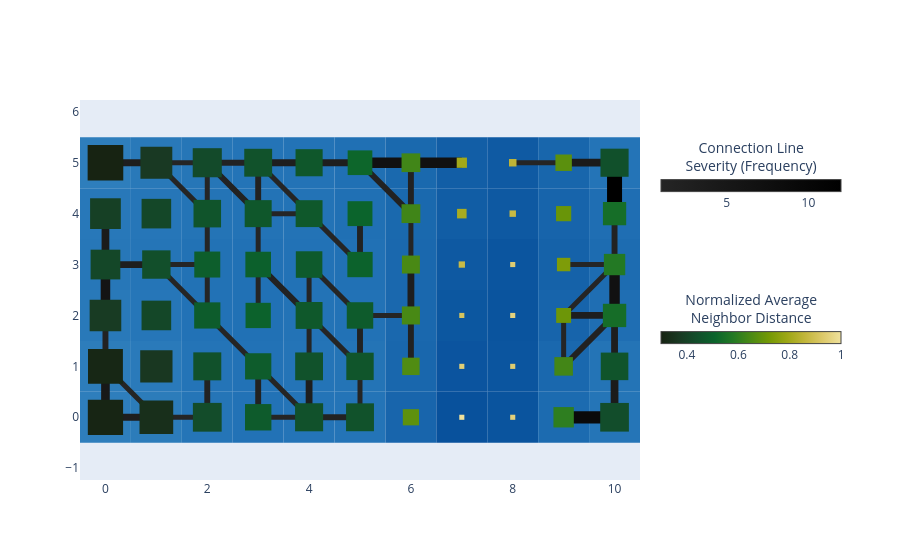

Here is the notebook cell this chart was saved with:
### Code cell
basin.pond() \
    .rhizome_layer() \
    .pad_layer() \
    .visualize();

### Figure 1 — Plotly figure (JSON) as saved in the notebook; plotly's stock layout.template omitted (floating-point values rounded to 4 significant figures)
{"data": [{"hoverinfo": "none", "marker": {"cmax": 12, "cmin": 1, "color": [1], "colorbar": {"len": 200, "lenmode": "pixels", "orientation": "h", "thickness": 12, "title": {"side": "top", "text": "Connection Line<br>Severity (Frequency)"}, "x": 1.02, "xanchor": "left", "y": 0.8, "yanchor": "middle"}, "colorscale": [[0, "rgb(37,37,37)"], [1, "rgb(0,0,0)"]], "showscale": true}, "mode": "markers", "showlegend": false, "type": "scatter", "x": [null], "y": [null]}, {"hoverinfo": "none", "marker": {"cmax": 1, "cmin": 0.3, "color": [0.3], "colorbar": {"len": 200, "lenmode": "pixels", "orientation": "h", "thickness": 12, "title": {"side": "top", "text": "Normalized Average<br>Neighbor Distance"}, "x": 1.02, "xanchor": "left", "y": 0.4, "yanchor": "middle"}, "colorscale": [[0, "rgb(23, 35, 18)"], [0.1, "rgb(25, 56, 34)"], [0.2, "rgb(18, 78, 43)"], [0.3, "rgb(11, 100, 44)"], [0.4, "rgb(35, 121, 36)"], [0.5, "rgb(75, 138, 20)"], [0.6, "rgb(116, 153, 5)"], [0.7, "rgb(157, 167, 21)"], [0.8, "rgb(194, 182, 59)"], [0.9, "rgb(221, 201, 106)"], [1, "rgb(239, 225, 156)"]], "showscale": true}, "mode": "markers", "showlegend": false, "type": "scatter", "x": [null], "y": [null]}], "layout": {"autosize": true, "legend": {"x": 1.02, "xanchor": "left", "y": 0, "yanchor": "bottom"}, "margin": {"r": 260}, "shapes": [{"fillcolor": "rgb(46, 126, 188)", "layer": "between", "line": {"width": 0}, "type": "rect", "x0": -0.5, "x1": 0.5, "xref": "x", "y0": -0.5, "y1": 0.5, "yref": "y"}, {"fillcolor": "rgb(44, 124, 186)", "layer": "between", "line": {"width": 0}, "type": "rect", "x0": 0.5, "x1": 1.5, "xref": "x", "y0": -0.5, "y1": 0.5, "yref": "y"}, {"fillcolor": "rgb(37, 117, 183)", "layer": "between", "line": {"width": 0}, "type": "rect", "x0": 1.5, "x1": 2.5, "xref": "x", "y0": -0.5, "y1": 0.5, "yref": "y"}, {"fillcolor": "rgb(34, 114, 182)", "layer": "between", "line": {"width": 0}, "type": "rect", "x0": 2.5, "x1": 3.5, "xref": "x", "y0": -0.5, "y1": 0.5, "yref": "y"}, {"fillcolor": "rgb(36, 116, 183)", "layer": "between", "line": {"width": 0}, "type": "rect", "x0": 3.5, "x1": 4.5, "xref": "x", "y0": -0.5, "y1": 0.5, "yref": "y"}, {"fillcolor": "rgb(36, 116, 183)", "layer": "between", "line": {"width": 0}, "type": "rect", "x0": 4.5, "x1": 5.5, "xref": "x", "y0": -0.5, "y1": 0.5, "yref": "y"}, {"fillcolor": "rgb(24, 101, 172)", "layer": "between", "line": {"width": 0}, "type": "rect", "x0": 5.5, "x1": 6.5, "xref": "x", "y0": -0.5, "y1": 0.5, "yref": "y"}, {"fillcolor": "rgb(8, 81, 156)", "layer": "between", "line": {"width": 0}, "type": "rect", "x0": 6.5, "x1": 7.5, "xref": "x", "y0": -0.5, "y1": 0.5, "yref": "y"}, {"fillcolor": "rgb(10, 84, 158)", "layer": "between", "line": {"width": 0}, "type": "rect", "x0": 7.5, "x1": 8.5, "xref": "x", "y0": -0.5, "y1": 0.5, "yref": "y"}, {"fillcolor": "rgb(28, 107, 176)", "layer": "between", "line": {"width": 0}, "type": "rect", "x0": 8.5, "x1": 9.5, "xref": "x", "y0": -0.5, "y1": 0.5, "yref": "y"}, {"fillcolor": "rgb(37, 117, 183)", "layer": "between", "line": {"width": 0}, "type": "rect", "x0": 9.5, "x1": 10.5, "xref": "x", "y0": -0.5, "y1": 0.5, "yref": "y"}, {"fillcolor": "rgb(45, 125, 187)", "layer": "between", "line": {"width": 0}, "type": "rect", "x0": -0.5, "x1": 0.5, "xref": "x", "y0": 0.5, "y1": 1.5, "yref": "y"}, {"fillcolor": "rgb(42, 122, 186)", "layer": "between", "line": {"width": 0}, "type": "rect", "x0": 0.5, "x1": 1.5, "xref": "x", "y0": 0.5, "y1": 1.5, "yref": "y"}, {"fillcolor": "rgb(36, 116, 183)", "layer": "between", "line": {"width": 0}, "type": "rect", "x0": 1.5, "x1": 2.5, "xref": "x", "y0": 0.5, "y1": 1.5, "yref": "y"}, {"fillcolor": "rgb(34, 114, 182)", "layer": "between", "line": {"width": 0}, "type": "rect", "x0": 2.5, "x1": 3.5, "xref": "x", "y0": 0.5, "y1": 1.5, "yref": "y"}, {"fillcolor": "rgb(36, 116, 183)", "layer": "between", "line": {"width": 0}, "type": "rect", "x0": 3.5, "x1": 4.5, "xref": "x", "y0": 0.5, "y1": 1.5, "yref": "y"}, {"fillcolor": "rgb(36, 116, 182)", "layer": "between", "line": {"width": 0}, "type": "rect", "x0": 4.5, "x1": 5.5, "xref": "x", "y0": 0.5, "y1": 1.5, "yref": "y"}, {"fillcolor": "rgb(25, 103, 173)", "layer": "between", "line": {"width": 0}, "type": "rect", "x0": 5.5, "x1": 6.5, "xref": "x", "y0": 0.5, "y1": 1.5, "yref": "y"}, {"fillcolor": "rgb(11, 84, 159)", "layer": "between", "line": {"width": 0}, "type": "rect", "x0": 6.5, "x1": 7.5, "xref": "x", "y0": 0.5, "y1": 1.5, "yref": "y"}, {"fillcolor": "rgb(11, 85, 159)", "layer": "between", "line": {"width": 0}, "type": "rect", "x0": 7.5, "x1": 8.5, "xref": "x", "y0": 0.5, "y1": 1.5, "yref": "y"}, {"fillcolor": "rgb(26, 104, 174)", "layer": "between", "line": {"width": 0}, "type": "rect", "x0": 8.5, "x1": 9.5, "xref": "x", "y0": 0.5, "y1": 1.5, "yref": "y"}, {"fillcolor": "rgb(36, 116, 182)", "layer": "between", "line": {"width": 0}, "type": "rect", "x0": 9.5, "x1": 10.5, "xref": "x", "y0": 0.5, "y1": 1.5, "yref": "y"}, {"fillcolor": "rgb(41, 121, 185)", "layer": "between", "line": {"width": 0}, "type": "rect", "x0": -0.5, "x1": 0.5, "xref": "x", "y0": 1.5, "y1": 2.5, "yref": "y"}, {"fillcolor": "rgb(38, 118, 184)", "layer": "between", "line": {"width": 0}, "type": "rect", "x0": 0.5, "x1": 1.5, "xref": "x", "y0": 1.5, "y1": 2.5, "yref": "y"}, {"fillcolor": "rgb(34, 114, 182)", "layer": "between", "line": {"width": 0}, "type": "rect", "x0": 1.5, "x1": 2.5, "xref": "x", "y0": 1.5, "y1": 2.5, "yref": "y"}, {"fillcolor": "rgb(33, 113, 181)", "layer": "between", "line": {"width": 0}, "type": "rect", "x0": 2.5, "x1": 3.5, "xref": "x", "y0": 1.5, "y1": 2.5, "yref": "y"}, {"fillcolor": "rgb(35, 115, 182)", "layer": "between", "line": {"width": 0}, "type": "rect", "x0": 3.5, "x1": 4.5, "xref": "x", "y0": 1.5, "y1": 2.5, "yref": "y"}, {"fillcolor": "rgb(34, 114, 182)", "layer": "between", "line": {"width": 0}, "type": "rect", "x0": 4.5, "x1": 5.5, "xref": "x", "y0": 1.5, "y1": 2.5, "yref": "y"}, {"fillcolor": "rgb(26, 104, 174)", "layer": "between", "line": {"width": 0}, "type": "rect", "x0": 5.5, "x1": 6.5, "xref": "x", "y0": 1.5, "y1": 2.5, "yref": "y"}, {"fillcolor": "rgb(12, 87, 160)", "layer": "between", "line": {"width": 0}, "type": "rect", "x0": 6.5, "x1": 7.5, "xref": "x", "y0": 1.5, "y1": 2.5, "yref": "y"}, {"fillcolor": "rgb(10, 84, 158)", "layer": "between", "line": {"width": 0}, "type": "rect", "x0": 7.5, "x1": 8.5, "xref": "x", "y0": 1.5, "y1": 2.5, "yref": "y"}, {"fillcolor": "rgb(23, 100, 171)", "layer": "between", "line": {"width": 0}, "type": "rect", "x0": 8.5, "x1": 9.5, "xref": "x", "y0": 1.5, "y1": 2.5, "yref": "y"}, {"fillcolor": "rgb(31, 110, 179)", "layer": "between", "line": {"width": 0}, "type": "rect", "x0": 9.5, "x1": 10.5, "xref": "x", "y0": 1.5, "y1": 2.5, "yref": "y"}, {"fillcolor": "rgb(39, 119, 184)", "layer": "between", "line": {"width": 0}, "type": "rect", "x0": -0.5, "x1": 0.5, "xref": "x", "y0": 2.5, "y1": 3.5, "yref": "y"}, {"fillcolor": "rgb(37, 117, 183)", "layer": "between", "line": {"width": 0}, "type": "rect", "x0": 0.5, "x1": 1.5, "xref": "x", "y0": 2.5, "y1": 3.5, "yref": "y"}, {"fillcolor": "rgb(34, 114, 181)", "layer": "between", "line": {"width": 0}, "type": "rect", "x0": 1.5, "x1": 2.5, "xref": "x", "y0": 2.5, "y1": 3.5, "yref": "y"}, {"fillcolor": "rgb(33, 113, 181)", "layer": "between", "line": {"width": 0}, "type": "rect", "x0": 2.5, "x1": 3.5, "xref": "x", "y0": 2.5, "y1": 3.5, "yref": "y"}, {"fillcolor": "rgb(34, 114, 182)", "layer": "between", "line": {"width": 0}, "type": "rect", "x0": 3.5, "x1": 4.5, "xref": "x", "y0": 2.5, "y1": 3.5, "yref": "y"}, {"fillcolor": "rgb(33, 113, 181)", "layer": "between", "line": {"width": 0}, "type": "rect", "x0": 4.5, "x1": 5.5, "xref": "x", "y0": 2.5, "y1": 3.5, "yref": "y"}, {"fillcolor": "rgb(26, 104, 174)", "layer": "between", "line": {"width": 0}, "type": "rect", "x0": 5.5, "x1": 6.5, "xref": "x", "y0": 2.5, "y1": 3.5, "yref": "y"}, {"fillcolor": "rgb(14, 89, 162)", "layer": "between", "line": {"width": 0}, "type": "rect", "x0": 6.5, "x1": 7.5, "xref": "x", "y0": 2.5, "y1": 3.5, "yref": "y"}, {"fillcolor": "rgb(11, 85, 159)", "layer": "between", "line": {"width": 0}, "type": "rect", "x0": 7.5, "x1": 8.5, "xref": "x", "y0": 2.5, "y1": 3.5, "yref": "y"}, {"fillcolor": "rgb(21, 98, 169)", "layer": "between", "line": {"width": 0}, "type": "rect", "x0": 8.5, "x1": 9.5, "xref": "x", "y0": 2.5, "y1": 3.5, "yref": "y"}, {"fillcolor": "rgb(29, 108, 177)", "layer": "between", "line": {"width": 0}, "type": "rect", "x0": 9.5, "x1": 10.5, "xref": "x", "y0": 2.5, "y1": 3.5, "yref": "y"}, {"fillcolor": "rgb(40, 120, 185)", "layer": "between", "line": {"width": 0}, "type": "rect", "x0": -0.5, "x1": 0.5, "xref": "x", "y0": 3.5, "y1": 4.5, "yref": "y"}, {"fillcolor": "rgb(38, 118, 184)", "layer": "between", "line": {"width": 0}, "type": "rect", "x0": 0.5, "x1": 1.5, "xref": "x", "y0": 3.5, "y1": 4.5, "yref": "y"}, {"fillcolor": "rgb(36, 116, 182)", "layer": "between", "line": {"width": 0}, "type": "rect", "x0": 1.5, "x1": 2.5, "xref": "x", "y0": 3.5, "y1": 4.5, "yref": "y"}, {"fillcolor": "rgb(35, 115, 182)", "layer": "between", "line": {"width": 0}, "type": "rect", "x0": 2.5, "x1": 3.5, "xref": "x", "y0": 3.5, "y1": 4.5, "yref": "y"}, {"fillcolor": "rgb(35, 115, 182)", "layer": "between", "line": {"width": 0}, "type": "rect", "x0": 3.5, "x1": 4.5, "xref": "x", "y0": 3.5, "y1": 4.5, "yref": "y"}, {"fillcolor": "rgb(32, 112, 180)", "layer": "between", "line": {"width": 0}, "type": "rect", "x0": 4.5, "x1": 5.5, "xref": "x", "y0": 3.5, "y1": 4.5, "yref": "y"}, {"fillcolor": "rgb(26, 105, 174)", "layer": "between", "line": {"width": 0}, "type": "rect", "x0": 5.5, "x1": 6.5, "xref": "x", "y0": 3.5, "y1": 4.5, "yref": "y"}, {"fillcolor": "rgb(17, 93, 165)", "layer": "between", "line": {"width": 0}, "type": "rect", "x0": 6.5, "x1": 7.5, "xref": "x", "y0": 3.5, "y1": 4.5, "yref": "y"}, {"fillcolor": "rgb(14, 89, 162)", "layer": "between", "line": {"width": 0}, "type": "rect", "x0": 7.5, "x1": 8.5, "xref": "x", "y0": 3.5, "y1": 4.5, "yref": "y"}, {"fillcolor": "rgb(23, 100, 171)", "layer": "between", "line": {"width": 0}, "type": "rect", "x0": 8.5, "x1": 9.5, "xref": "x", "y0": 3.5, "y1": 4.5, "yref": "y"}, {"fillcolor": "rgb(31, 110, 179)", "layer": "between", "line": {"width": 0}, "type": "rect", "x0": 9.5, "x1": 10.5, "xref": "x", "y0": 3.5, "y1": 4.5, "yref": "y"}, {"fillcolor": "rgb(46, 126, 188)", "layer": "between", "line": {"width": 0}, "type": "rect", "x0": -0.5, "x1": 0.5, "xref": "x", "y0": 4.5, "y1": 5.5, "yref": "y"}, {"fillcolor": "rgb(41, 121, 185)", "layer": "between", "line": {"width": 0}, "type": "rect", "x0": 0.5, "x1": 1.5, "xref": "x", "y0": 4.5, "y1": 5.5, "yref": "y"}, {"fillcolor": "rgb(38, 118, 183)", "layer": "between", "line": {"width": 0}, "type": "rect", "x0": 1.5, "x1": 2.5, "xref": "x", "y0": 4.5, "y1": 5.5, "yref": "y"}, {"fillcolor": "rgb(36, 116, 183)", "layer": "between", "line": {"width": 0}, "type": "rect", "x0": 2.5, "x1": 3.5, "xref": "x", "y0": 4.5, "y1": 5.5, "yref": "y"}, {"fillcolor": "rgb(35, 115, 182)", "layer": "between", "line": {"width": 0}, "type": "rect", "x0": 3.5, "x1": 4.5, "xref": "x", "y0": 4.5, "y1": 5.5, "yref": "y"}, {"fillcolor": "rgb(32, 112, 180)", "layer": "between", "line": {"width": 0}, "type": "rect", "x0": 4.5, "x1": 5.5, "xref": "x", "y0": 4.5, "y1": 5.5, "yref": "y"}, {"fillcolor": "rgb(26, 105, 174)", "layer": "between", "line": {"width": 0}, "type": "rect", "x0": 5.5, "x1": 6.5, "xref": "x", "y0": 4.5, "y1": 5.5, "yref": "y"}, {"fillcolor": "rgb(18, 94, 166)", "layer": "between", "line": {"width": 0}, "type": "rect", "x0": 6.5, "x1": 7.5, "xref": "x", "y0": 4.5, "y1": 5.5, "yref": "y"}, {"fillcolor": "rgb(15, 90, 163)", "layer": "between", "line": {"width": 0}, "type": "rect", "x0": 7.5, "x1": 8.5, "xref": "x", "y0": 4.5, "y1": 5.5, "yref": "y"}, {"fillcolor": "rgb(24, 102, 172)", "layer": "between", "line": {"width": 0}, "type": "rect", "x0": 8.5, "x1": 9.5, "xref": "x", "y0": 4.5, "y1": 5.5, "yref": "y"}, {"fillcolor": "rgb(36, 116, 183)", "layer": "between", "line": {"width": 0}, "type": "rect", "x0": 9.5, "x1": 10.5, "xref": "x", "y0": 4.5, "y1": 5.5, "yref": "y"}, {"layer": "between", "line": {"color": "rgb(30, 30, 30)", "width": 6.818}, "type": "line", "x0": 0, "x1": 1, "y0": 0, "y1": 0}, {"layer": "between", "line": {"color": "rgb(24, 24, 24)", "width": 8.636}, "type": "line", "x0": 0, "x1": 0, "y0": 0, "y1": 1}, {"layer": "between", "line": {"color": "rgb(37, 37, 37)", "width": 5}, "type": "line", "x0": 1, "x1": 2, "y0": 0, "y1": 0}, {"layer": "between", "line": {"color": "rgb(37, 37, 37)", "width": 5}, "type": "line", "x0": 1, "x1": 0, "y0": 0, "y1": 1}, {"layer": "between", "line": {"color": "rgb(34, 34, 34)", "width": 5.909}, "type": "line", "x0": 2, "x1": 2, "y0": 0, "y1": 1}, {"layer": "between", "line": {"color": "rgb(37, 37, 37)", "width": 5}, "type": "line", "x0": 3, "x1": 4, "y0": 0, "y1": 0}, {"layer": "between", "line": {"color": "rgb(34, 34, 34)", "width": 5.909}, "type": "line", "x0": 3, "x1": 3, "y0": 0, "y1": 1}, {"layer": "between", "line": {"color": "rgb(34, 34, 34)", "width": 5.909}, "type": "line", "x0": 4, "x1": 5, "y0": 0, "y1": 0}, {"layer": "between", "line": {"color": "rgb(37, 37, 37)", "width": 5}, "type": "line", "x0": 4, "x1": 3, "y0": 0, "y1": 1}, {"layer": "between", "line": {"color": "rgb(30, 30, 30)", "width": 6.818}, "type": "line", "x0": 4, "x1": 4, "y0": 0, "y1": 1}, {"layer": "between", "line": {"color": "rgb(37, 37, 37)", "width": 5}, "type": "line", "x0": 5, "x1": 5, "y0": 0, "y1": 1}, {"layer": "between", "line": {"color": "rgb(10, 10, 10)", "width": 12.27}, "type": "line", "x0": 9, "x1": 10, "y0": 0, "y1": 0}, {"layer": "between", "line": {"color": "rgb(27, 27, 27)", "width": 7.727}, "type": "line", "x0": 10, "x1": 10, "y0": 0, "y1": 1}, {"layer": "between", "line": {"color": "rgb(34, 34, 34)", "width": 5.909}, "type": "line", "x0": 0, "x1": 0, "y0": 1, "y1": 2}, {"layer": "between", "line": {"color": "rgb(37, 37, 37)", "width": 5}, "type": "line", "x0": 3, "x1": 2, "y0": 1, "y1": 2}, {"layer": "between", "line": {"color": "rgb(37, 37, 37)", "width": 5}, "type": "line", "x0": 4, "x1": 4, "y0": 1, "y1": 2}, {"layer": "between", "line": {"color": "rgb(37, 37, 37)", "width": 5}, "type": "line", "x0": 5, "x1": 4, "y0": 1, "y1": 2}, {"layer": "between", "line": {"color": "rgb(34, 34, 34)", "width": 5.909}, "type": "line", "x0": 5, "x1": 5, "y0": 1, "y1": 2}, {"layer": "between", "line": {"color": "rgb(34, 34, 34)", "width": 5.909}, "type": "line", "x0": 6, "x1": 6, "y0": 1, "y1": 2}, {"layer": "between", "line": {"color": "rgb(37, 37, 37)", "width": 5}, "type": "line", "x0": 9, "x1": 9, "y0": 1, "y1": 2}, {"layer": "between", "line": {"color": "rgb(34, 34, 34)", "width": 5.909}, "type": "line", "x0": 9, "x1": 10, "y0": 1, "y1": 2}, {"layer": "between", "line": {"color": "rgb(30, 30, 30)", "width": 6.818}, "type": "line", "x0": 10, "x1": 10, "y0": 1, "y1": 2}, {"layer": "between", "line": {"color": "rgb(20, 20, 20)", "width": 9.545}, "type": "line", "x0": 0, "x1": 0, "y0": 2, "y1": 3}, {"layer": "between", "line": {"color": "rgb(37, 37, 37)", "width": 5}, "type": "line", "x0": 2, "x1": 1, "y0": 2, "y1": 3}, {"layer": "between", "line": {"color": "rgb(37, 37, 37)", "width": 5}, "type": "line", "x0": 2, "x1": 2, "y0": 2, "y1": 3}, {"layer": "between", "line": {"color": "rgb(37, 37, 37)", "width": 5}, "type": "line", "x0": 3, "x1": 3, "y0": 2, "y1": 3}, {"layer": "between", "line": {"color": "rgb(34, 34, 34)", "width": 5.909}, "type": "line", "x0": 4, "x1": 3, "y0": 2, "y1": 3}, {"layer": "between", "line": {"color": "rgb(37, 37, 37)", "width": 5}, "type": "line", "x0": 4, "x1": 4, "y0": 2, "y1": 3}, {"layer": "between", "line": {"color": "rgb(37, 37, 37)", "width": 5}, "type": "line", "x0": 5, "x1": 6, "y0": 2, "y1": 2}, {"layer": "between", "line": {"color": "rgb(37, 37, 37)", "width": 5}, "type": "line", "x0": 5, "x1": 4, "y0": 2, "y1": 3}, {"layer": "between", "line": {"color": "rgb(30, 30, 30)", "width": 6.818}, "type": "line", "x0": 6, "x1": 6, "y0": 2, "y1": 3}, {"layer": "between", "line": {"color": "rgb(30, 30, 30)", "width": 6.818}, "type": "line", "x0": 9, "x1": 10, "y0": 2, "y1": 2}, {"layer": "between", "line": {"color": "rgb(37, 37, 37)", "width": 5}, "type": "line", "x0": 9, "x1": 10, "y0": 2, "y1": 3}, {"layer": "between", "line": {"color": "rgb(17, 17, 17)", "width": 10.45}, "type": "line", "x0": 10, "x1": 10, "y0": 2, "y1": 3}, {"layer": "between", "line": {"color": "rgb(30, 30, 30)", "width": 6.818}, "type": "line", "x0": 0, "x1": 1, "y0": 3, "y1": 3}, {"layer": "between", "line": {"color": "rgb(27, 27, 27)", "width": 7.727}, "type": "line", "x0": 0, "x1": 0, "y0": 3, "y1": 4}, {"layer": "between", "line": {"color": "rgb(37, 37, 37)", "width": 5}, "type": "line", "x0": 1, "x1": 2, "y0": 3, "y1": 3}, {"layer": "between", "line": {"color": "rgb(37, 37, 37)", "width": 5}, "type": "line", "x0": 2, "x1": 2, "y0": 3, "y1": 4}, {"layer": "between", "line": {"color": "rgb(37, 37, 37)", "width": 5}, "type": "line", "x0": 3, "x1": 3, "y0": 3, "y1": 4}, {"layer": "between", "line": {"color": "rgb(37, 37, 37)", "width": 5}, "type": "line", "x0": 5, "x1": 4, "y0": 3, "y1": 4}, {"layer": "between", "line": {"color": "rgb(34, 34, 34)", "width": 5.909}, "type": "line", "x0": 5, "x1": 5, "y0": 3, "y1": 4}, {"layer": "between", "line": {"color": "rgb(37, 37, 37)", "width": 5}, "type": "line", "x0": 6, "x1": 6, "y0": 3, "y1": 4}, {"layer": "between", "line": {"color": "rgb(37, 37, 37)", "width": 5}, "type": "line", "x0": 9, "x1": 10, "y0": 3, "y1": 3}, {"layer": "between", "line": {"color": "rgb(34, 34, 34)", "width": 5.909}, "type": "line", "x0": 10, "x1": 10, "y0": 3, "y1": 4}, {"layer": "between", "line": {"color": "rgb(37, 37, 37)", "width": 5}, "type": "line", "x0": 2, "x1": 1, "y0": 4, "y1": 5}, {"layer": "between", "line": {"color": "rgb(37, 37, 37)", "width": 5}, "type": "line", "x0": 2, "x1": 2, "y0": 4, "y1": 5}, {"layer": "between", "line": {"color": "rgb(37, 37, 37)", "width": 5}, "type": "line", "x0": 3, "x1": 4, "y0": 4, "y1": 4}, {"layer": "between", "line": {"color": "rgb(34, 34, 34)", "width": 5.909}, "type": "line", "x0": 3, "x1": 2, "y0": 4, "y1": 5}, {"layer": "between", "line": {"color": "rgb(34, 34, 34)", "width": 5.909}, "type": "line", "x0": 3, "x1": 3, "y0": 4, "y1": 5}, {"layer": "between", "line": {"color": "rgb(37, 37, 37)", "width": 5}, "type": "line", "x0": 4, "x1": 3, "y0": 4, "y1": 5}, {"layer": "between", "line": {"color": "rgb(34, 34, 34)", "width": 5.909}, "type": "line", "x0": 6, "x1": 5, "y0": 4, "y1": 5}, {"layer": "between", "line": {"color": "rgb(34, 34, 34)", "width": 5.909}, "type": "line", "x0": 6, "x1": 6, "y0": 4, "y1": 5}, {"layer": "between", "line": {"color": "rgb(0, 0, 0)", "width": 15}, "type": "line", "x0": 10, "x1": 10, "y0": 4, "y1": 5}, {"layer": "between", "line": {"color": "rgb(30, 30, 30)", "width": 6.818}, "type": "line", "x0": 0, "x1": 1, "y0": 5, "y1": 5}, {"layer": "between", "line": {"color": "rgb(37, 37, 37)", "width": 5}, "type": "line", "x0": 1, "x1": 2, "y0": 5, "y1": 5}, {"layer": "between", "line": {"color": "rgb(34, 34, 34)", "width": 5.909}, "type": "line", "x0": 2, "x1": 3, "y0": 5, "y1": 5}, {"layer": "between", "line": {"color": "rgb(30, 30, 30)", "width": 6.818}, "type": "line", "x0": 3, "x1": 4, "y0": 5, "y1": 5}, {"layer": "between", "line": {"color": "rgb(30, 30, 30)", "width": 6.818}, "type": "line", "x0": 4, "x1": 5, "y0": 5, "y1": 5}, {"layer": "between", "line": {"color": "rgb(17, 17, 17)", "width": 10.45}, "type": "line", "x0": 5, "x1": 6, "y0": 5, "y1": 5}, {"layer": "between", "line": {"color": "rgb(17, 17, 17)", "width": 10.45}, "type": "line", "x0": 6, "x1": 7, "y0": 5, "y1": 5}, {"layer": "between", "line": {"color": "rgb(37, 37, 37)", "width": 5}, "type": "line", "x0": 8, "x1": 9, "y0": 5, "y1": 5}, {"layer": "between", "line": {"color": "rgb(27, 27, 27)", "width": 7.727}, "type": "line", "x0": 9, "x1": 10, "y0": 5, "y1": 5}, {"fillcolor": "rgb(23, 37, 20)", "layer": "between", "line": {"width": 0}, "type": "rect", "x0": -0.3462, "x1": 0.3462, "xref": "x", "y0": -0.3462, "y1": 0.3462, "yref": "y"}, {"fillcolor": "rgb(24, 47, 27)", "layer": "between", "line": {"width": 0}, "type": "rect", "x0": 0.6692, "x1": 1.331, "xref": "x", "y0": -0.3308, "y1": 0.3308, "yref": "y"}, {"fillcolor": "rgb(19, 76, 42)", "layer": "between", "line": {"width": 0}, "type": "rect", "x0": 1.717, "x1": 2.283, "xref": "x", "y0": -0.2826, "y1": 0.2826, "yref": "y"}, {"fillcolor": "rgb(14, 91, 44)", "layer": "between", "line": {"width": 0}, "type": "rect", "x0": 2.74, "x1": 3.26, "xref": "x", "y0": -0.2596, "y1": 0.2596, "yref": "y"}, {"fillcolor": "rgb(17, 81, 43)", "layer": "between", "line": {"width": 0}, "type": "rect", "x0": 3.724, "x1": 4.276, "xref": "x", "y0": -0.2756, "y1": 0.2756, "yref": "y"}, {"fillcolor": "rgb(17, 82, 43)", "layer": "between", "line": {"width": 0}, "type": "rect", "x0": 4.726, "x1": 5.274, "xref": "x", "y0": -0.2739, "y1": 0.2739, "yref": "y"}, {"fillcolor": "rgb(94, 145, 13)", "layer": "between", "line": {"width": 0}, "type": "rect", "x0": 5.841, "x1": 6.159, "xref": "x", "y0": -0.1591, "y1": 0.1591, "yref": "y"}, {"fillcolor": "rgb(239, 225, 156)", "layer": "between", "line": {"width": 0}, "type": "rect", "x0": 6.95, "x1": 7.05, "xref": "x", "y0": -0.05, "y1": 0.05, "yref": "y"}, {"fillcolor": "rgb(227, 208, 122)", "layer": "between", "line": {"width": 0}, "type": "rect", "x0": 7.95, "x1": 8.05, "xref": "x", "y0": -0.05, "y1": 0.05, "yref": "y"}, {"fillcolor": "rgb(46, 126, 32)", "layer": "between", "line": {"width": 0}, "type": "rect", "x0": 8.8, "x1": 9.2, "xref": "x", "y0": -0.2003, "y1": 0.2003, "yref": "y"}, {"fillcolor": "rgb(18, 77, 43)", "layer": "between", "line": {"width": 0}, "type": "rect", "x0": 9.719, "x1": 10.28, "xref": "x", "y0": -0.2815, "y1": 0.2815, "yref": "y"}, {"fillcolor": "rgb(23, 39, 21)", "layer": "between", "line": {"width": 0}, "type": "rect", "x0": -0.3428, "x1": 0.3428, "xref": "x", "y0": 0.6572, "y1": 1.343, "yref": "y"}, {"fillcolor": "rgb(25, 55, 33)", "layer": "between", "line": {"width": 0}, "type": "rect", "x0": 0.6828, "x1": 1.317, "xref": "x", "y0": 0.6828, "y1": 1.317, "yref": "y"}, {"fillcolor": "rgb(17, 81, 43)", "layer": "between", "line": {"width": 0}, "type": "rect", "x0": 1.725, "x1": 2.275, "xref": "x", "y0": 0.7251, "y1": 1.275, "yref": "y"}, {"fillcolor": "rgb(14, 92, 44)", "layer": "between", "line": {"width": 0}, "type": "rect", "x0": 2.742, "x1": 3.258, "xref": "x", "y0": 0.7422, "y1": 1.258, "yref": "y"}, {"fillcolor": "rgb(17, 82, 43)", "layer": "between", "line": {"width": 0}, "type": "rect", "x0": 3.727, "x1": 4.273, "xref": "x", "y0": 0.7268, "y1": 1.273, "yref": "y"}, {"fillcolor": "rgb(16, 85, 43)", "layer": "between", "line": {"width": 0}, "type": "rect", "x0": 4.731, "x1": 5.269, "xref": "x", "y0": 0.731, "y1": 1.269, "yref": "y"}, {"fillcolor": "rgb(80, 140, 18)", "layer": "between", "line": {"width": 0}, "type": "rect", "x0": 5.829, "x1": 6.171, "xref": "x", "y0": 0.8291, "y1": 1.171, "yref": "y"}, {"fillcolor": "rgb(225, 207, 118)", "layer": "between", "line": {"width": 0}, "type": "rect", "x0": 6.95, "x1": 7.05, "xref": "x", "y0": 0.95, "y1": 1.05, "yref": "y"}, {"fillcolor": "rgb(223, 204, 111)", "layer": "between", "line": {"width": 0}, "type": "rect", "x0": 7.95, "x1": 8.05, "xref": "x", "y0": 0.95, "y1": 1.05, "yref": "y"}, {"fillcolor": "rgb(67, 134, 23)", "layer": "between", "line": {"width": 0}, "type": "rect", "x0": 8.818, "x1": 9.182, "xref": "x", "y0": 0.8178, "y1": 1.182, "yref": "y"}, {"fillcolor": "rgb(16, 84, 43)", "layer": "between", "line": {"width": 0}, "type": "rect", "x0": 9.729, "x1": 10.27, "xref": "x", "y0": 0.7293, "y1": 1.271, "yref": "y"}, {"fillcolor": "rgb(24, 59, 35)", "layer": "between", "line": {"width": 0}, "type": "rect", "x0": -0.3102, "x1": 0.3102, "xref": "x", "y0": 1.69, "y1": 2.31, "yref": "y"}, {"fillcolor": "rgb(20, 71, 40)", "layer": "between", "line": {"width": 0}, "type": "rect", "x0": 0.7091, "x1": 1.291, "xref": "x", "y0": 1.709, "y1": 2.291, "yref": "y"}, {"fillcolor": "rgb(13, 92, 44)", "layer": "between", "line": {"width": 0}, "type": "rect", "x0": 1.743, "x1": 2.257, "xref": "x", "y0": 1.743, "y1": 2.257, "yref": "y"}, {"fillcolor": "rgb(12, 98, 44)", "layer": "between", "line": {"width": 0}, "type": "rect", "x0": 2.752, "x1": 3.248, "xref": "x", "y0": 1.752, "y1": 2.248, "yref": "y"}, {"fillcolor": "rgb(15, 88, 43)", "layer": "between", "line": {"width": 0}, "type": "rect", "x0": 3.736, "x1": 4.264, "xref": "x", "y0": 1.736, "y1": 2.264, "yref": "y"}, {"fillcolor": "rgb(14, 91, 44)", "layer": "between", "line": {"width": 0}, "type": "rect", "x0": 4.74, "x1": 5.26, "xref": "x", "y0": 1.74, "y1": 2.26, "yref": "y"}, {"fillcolor": "rgb(72, 137, 21)", "layer": "between", "line": {"width": 0}, "type": "rect", "x0": 5.823, "x1": 6.177, "xref": "x", "y0": 1.823, "y1": 2.177, "yref": "y"}, {"fillcolor": "rgb(214, 196, 94)", "layer": "between", "line": {"width": 0}, "type": "rect", "x0": 6.95, "x1": 7.05, "xref": "x", "y0": 1.95, "y1": 2.05, "yref": "y"}, {"fillcolor": "rgb(228, 210, 125)", "layer": "between", "line": {"width": 0}, "type": "rect", "x0": 7.95, "x1": 8.05, "xref": "x", "y0": 1.95, "y1": 2.05, "yref": "y"}, {"fillcolor": "rgb(109, 150, 8)", "layer": "between", "line": {"width": 0}, "type": "rect", "x0": 8.854, "x1": 9.146, "xref": "x", "y0": 1.854, "y1": 2.146, "yref": "y"}, {"fillcolor": "rgb(22, 109, 40)", "layer": "between", "line": {"width": 0}, "type": "rect", "x0": 9.771, "x1": 10.23, "xref": "x", "y0": 1.771, "y1": 2.229, "yref": "y"}, {"fillcolor": "rgb(20, 71, 40)", "layer": "between", "line": {"width": 0}, "type": "rect", "x0": -0.2919, "x1": 0.2919, "xref": "x", "y0": 2.708, "y1": 3.292, "yref": "y"}, {"fillcolor": "rgb(18, 79, 43)", "layer": "between", "line": {"width": 0}, "type": "rect", "x0": 0.7213, "x1": 1.279, "xref": "x", "y0": 2.721, "y1": 3.279, "yref": "y"}, {"fillcolor": "rgb(13, 94, 44)", "layer": "between", "line": {"width": 0}, "type": "rect", "x0": 1.745, "x1": 2.255, "xref": "x", "y0": 2.745, "y1": 3.255, "yref": "y"}, {"fillcolor": "rgb(12, 96, 44)", "layer": "between", "line": {"width": 0}, "type": "rect", "x0": 2.748, "x1": 3.252, "xref": "x", "y0": 2.748, "y1": 3.252, "yref": "y"}, {"fillcolor": "rgb(14, 90, 44)", "layer": "between", "line": {"width": 0}, "type": "rect", "x0": 3.739, "x1": 4.261, "xref": "x", "y0": 2.739, "y1": 3.261, "yref": "y"}, {"fillcolor": "rgb(12, 98, 44)", "layer": "between", "line": {"width": 0}, "type": "rect", "x0": 4.752, "x1": 5.248, "xref": "x", "y0": 2.752, "y1": 3.248, "yref": "y"}, {"fillcolor": "rgb(73, 137, 21)", "layer": "between", "line": {"width": 0}, "type": "rect", "x0": 5.824, "x1": 6.176, "xref": "x", "y0": 2.824, "y1": 3.176, "yref": "y"}, {"fillcolor": "rgb(200, 186, 70)", "layer": "between", "line": {"width": 0}, "type": "rect", "x0": 6.938, "x1": 7.062, "xref": "x", "y0": 2.938, "y1": 3.062, "yref": "y"}, {"fillcolor": "rgb(223, 204, 113)", "layer": "between", "line": {"width": 0}, "type": "rect", "x0": 7.95, "x1": 8.05, "xref": "x", "y0": 2.95, "y1": 3.05, "yref": "y"}, {"fillcolor": "rgb(126, 156, 9)", "layer": "between", "line": {"width": 0}, "type": "rect", "x0": 8.868, "x1": 9.132, "xref": "x", "y0": 2.868, "y1": 3.132, "yref": "y"}, {"fillcolor": "rgb(35, 121, 36)", "layer": "between", "line": {"width": 0}, "type": "rect", "x0": 9.79, "x1": 10.21, "xref": "x", "y0": 2.79, "y1": 3.21, "yref": "y"}, {"fillcolor": "rgb(22, 64, 37)", "layer": "between", "line": {"width": 0}, "type": "rect", "x0": -0.3018, "x1": 0.3018, "xref": "x", "y0": 3.698, "y1": 4.302, "yref": "y"}, {"fillcolor": "rgb(20, 71, 40)", "layer": "between", "line": {"width": 0}, "type": "rect", "x0": 0.7096, "x1": 1.29, "xref": "x", "y0": 3.71, "y1": 4.29, "yref": "y"}, {"fillcolor": "rgb(16, 84, 43)", "layer": "between", "line": {"width": 0}, "type": "rect", "x0": 1.729, "x1": 2.271, "xref": "x", "y0": 3.729, "y1": 4.271, "yref": "y"}, {"fillcolor": "rgb(15, 87, 43)", "layer": "between", "line": {"width": 0}, "type": "rect", "x0": 2.735, "x1": 3.265, "xref": "x", "y0": 3.735, "y1": 4.265, "yref": "y"}, {"fillcolor": "rgb(15, 88, 43)", "layer": "between", "line": {"width": 0}, "type": "rect", "x0": 3.736, "x1": 4.264, "xref": "x", "y0": 3.736, "y1": 4.264, "yref": "y"}, {"fillcolor": "rgb(11, 100, 44)", "layer": "between", "line": {"width": 0}, "type": "rect", "x0": 4.756, "x1": 5.244, "xref": "x", "y0": 3.756, "y1": 4.244, "yref": "y"}, {"fillcolor": "rgb(64, 133, 24)", "layer": "between", "line": {"width": 0}, "type": "rect", "x0": 5.815, "x1": 6.185, "xref": "x", "y0": 3.815, "y1": 4.185, "yref": "y"}, {"fillcolor": "rgb(169, 172, 33)", "layer": "between", "line": {"width": 0}, "type": "rect", "x0": 6.906, "x1": 7.094, "xref": "x", "y0": 3.906, "y1": 4.094, "yref": "y"}, {"fillcolor": "rgb(199, 186, 68)", "layer": "between", "line": {"width": 0}, "type": "rect", "x0": 7.937, "x1": 8.063, "xref": "x", "y0": 3.937, "y1": 4.063, "yref": "y"}, {"fillcolor": "rgb(105, 149, 9)", "layer": "between", "line": {"width": 0}, "type": "rect", "x0": 8.851, "x1": 9.149, "xref": "x", "y0": 3.851, "y1": 4.149, "yref": "y"}, {"fillcolor": "rgb(22, 110, 40)", "layer": "between", "line": {"width": 0}, "type": "rect", "x0": 9.772, "x1": 10.23, "xref": "x", "y0": 3.772, "y1": 4.228, "yref": "y"}, {"fillcolor": "rgb(23, 35, 18)", "layer": "between", "line": {"width": 0}, "type": "rect", "x0": -0.35, "x1": 0.35, "xref": "x", "y0": 4.65, "y1": 5.35, "yref": "y"}, {"fillcolor": "rgb(25, 57, 35)", "layer": "between", "line": {"width": 0}, "type": "rect", "x0": 0.6872, "x1": 1.313, "xref": "x", "y0": 4.687, "y1": 5.313, "yref": "y"}, {"fillcolor": "rgb(19, 74, 42)", "layer": "between", "line": {"width": 0}, "type": "rect", "x0": 1.714, "x1": 2.286, "xref": "x", "y0": 4.714, "y1": 5.286, "yref": "y"}, {"fillcolor": "rgb(17, 82, 43)", "layer": "between", "line": {"width": 0}, "type": "rect", "x0": 2.726, "x1": 3.274, "xref": "x", "y0": 4.726, "y1": 5.274, "yref": "y"}, {"fillcolor": "rgb(15, 87, 43)", "layer": "between", "line": {"width": 0}, "type": "rect", "x0": 3.734, "x1": 4.266, "xref": "x", "y0": 4.734, "y1": 5.266, "yref": "y"}, {"fillcolor": "rgb(13, 102, 43)", "layer": "between", "line": {"width": 0}, "type": "rect", "x0": 4.758, "x1": 5.242, "xref": "x", "y0": 4.758, "y1": 5.242, "yref": "y"}, {"fillcolor": "rgb(65, 134, 24)", "layer": "between", "line": {"width": 0}, "type": "rect", "x0": 5.816, "x1": 6.184, "xref": "x", "y0": 4.816, "y1": 5.184, "yref": "y"}, {"fillcolor": "rgb(162, 169, 26)", "layer": "between", "line": {"width": 0}, "type": "rect", "x0": 6.899, "x1": 7.101, "xref": "x", "y0": 4.899, "y1": 5.101, "yref": "y"}, {"fillcolor": "rgb(190, 180, 55)", "layer": "between", "line": {"width": 0}, "type": "rect", "x0": 7.926, "x1": 8.074, "xref": "x", "y0": 4.926, "y1": 5.074, "yref": "y"}, {"fillcolor": "rgb(91, 144, 14)", "layer": "between", "line": {"width": 0}, "type": "rect", "x0": 8.838, "x1": 9.162, "xref": "x", "y0": 4.838, "y1": 5.162, "yref": "y"}, {"fillcolor": "rgb(17, 80, 43)", "layer": "between", "line": {"width": 0}, "type": "rect", "x0": 9.724, "x1": 10.28, "xref": "x", "y0": 4.724, "y1": 5.276, "yref": "y"}], "showlegend": true, "xaxis": {"constrain": "domain", "range": [-0.5, 10.5], "scaleanchor": "y", "showgrid": false, "zeroline": false}, "yaxis": {"range": [-0.5, 5.5], "showgrid": false, "zeroline": false}}}
